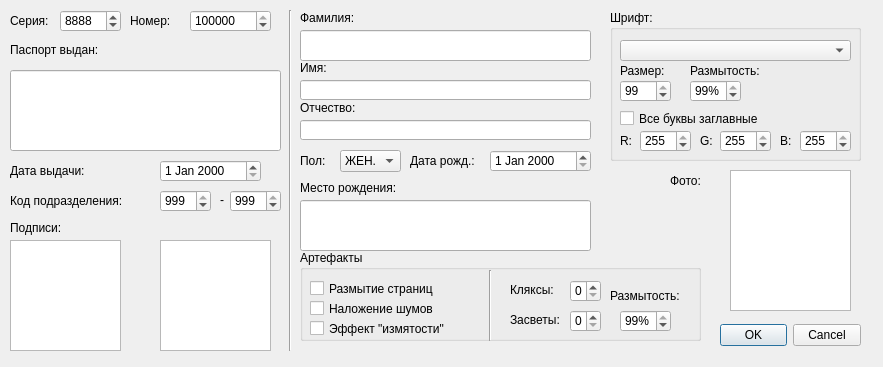
<?xml version="1.0" encoding="UTF-8"?>
<ui version="4.0">
 <class>Dialog</class>
 <widget class="QDialog" name="Dialog">
  <property name="geometry">
   <rect>
    <x>0</x>
    <y>0</y>
    <width>883</width>
    <height>367</height>
   </rect>
  </property>
  <property name="windowTitle">
   <string>Dialog</string>
  </property>
  <widget class="QDialogButtonBox" name="buttonBox">
   <property name="geometry">
    <rect>
     <x>720</x>
     <y>320</y>
     <width>141</width>
     <height>31</height>
    </rect>
   </property>
   <property name="orientation">
    <enum>Qt::Horizontal</enum>
   </property>
   <property name="standardButtons">
    <set>QDialogButtonBox::Cancel|QDialogButtonBox::Ok</set>
   </property>
  </widget>
  <widget class="QLabel" name="label">
   <property name="geometry">
    <rect>
     <x>10</x>
     <y>10</y>
     <width>51</width>
     <height>21</height>
    </rect>
   </property>
   <property name="text">
    <string>Серия:</string>
   </property>
  </widget>
  <widget class="QLabel" name="label_2">
   <property name="geometry">
    <rect>
     <x>130</x>
     <y>10</y>
     <width>51</width>
     <height>21</height>
    </rect>
   </property>
   <property name="text">
    <string>Номер:</string>
   </property>
  </widget>
  <widget class="QLabel" name="label_3">
   <property name="geometry">
    <rect>
     <x>10</x>
     <y>40</y>
     <width>121</width>
     <height>20</height>
    </rect>
   </property>
   <property name="text">
    <string>Паспорт выдан:</string>
   </property>
  </widget>
  <widget class="QLabel" name="label_4">
   <property name="geometry">
    <rect>
     <x>10</x>
     <y>160</y>
     <width>101</width>
     <height>21</height>
    </rect>
   </property>
   <property name="text">
    <string>Дата выдачи:</string>
   </property>
  </widget>
  <widget class="QLabel" name="label_5">
   <property name="geometry">
    <rect>
     <x>10</x>
     <y>190</y>
     <width>151</width>
     <height>21</height>
    </rect>
   </property>
   <property name="text">
    <string>Код подразделения:</string>
   </property>
  </widget>
  <widget class="QSpinBox" name="serieSpinBox">
   <property name="geometry">
    <rect>
     <x>60</x>
     <y>10</y>
     <width>61</width>
     <height>22</height>
    </rect>
   </property>
   <property name="maximum">
    <number>9999</number>
   </property>
   <property name="value">
    <number>8888</number>
   </property>
   <property name="displayIntegerBase">
    <number>10</number>
   </property>
  </widget>
  <widget class="QSpinBox" name="numberSpinBox">
   <property name="geometry">
    <rect>
     <x>190</x>
     <y>10</y>
     <width>81</width>
     <height>22</height>
    </rect>
   </property>
   <property name="maximum">
    <number>999999</number>
   </property>
   <property name="value">
    <number>888888</number>
   </property>
   <property name="displayIntegerBase">
    <number>10</number>
   </property>
  </widget>
  <widget class="QLineEdit" name="organizationLineEdit1">
   <property name="geometry">
    <rect>
     <x>10</x>
     <y>70</y>
     <width>271</width>
     <height>81</height>
    </rect>
   </property>
  </widget>
  <widget class="QDateEdit" name="issueDateEdit">
   <property name="geometry">
    <rect>
     <x>160</x>
     <y>160</y>
     <width>101</width>
     <height>22</height>
    </rect>
   </property>
  </widget>
  <widget class="QSpinBox" name="codeSpinBox1">
   <property name="geometry">
    <rect>
     <x>160</x>
     <y>190</y>
     <width>51</width>
     <height>22</height>
    </rect>
   </property>
   <property name="maximum">
    <number>999</number>
   </property>
   <property name="value">
    <number>999</number>
   </property>
   <property name="displayIntegerBase">
    <number>10</number>
   </property>
  </widget>
  <widget class="QSpinBox" name="codeSpinBox2">
   <property name="geometry">
    <rect>
     <x>230</x>
     <y>190</y>
     <width>51</width>
     <height>22</height>
    </rect>
   </property>
   <property name="maximum">
    <number>999</number>
   </property>
   <property name="value">
    <number>999</number>
   </property>
   <property name="displayIntegerBase">
    <number>10</number>
   </property>
  </widget>
  <widget class="QLabel" name="label_6">
   <property name="geometry">
    <rect>
     <x>220</x>
     <y>190</y>
     <width>20</width>
     <height>20</height>
    </rect>
   </property>
   <property name="text">
    <string>-</string>
   </property>
  </widget>
  <widget class="Line" name="line">
   <property name="geometry">
    <rect>
     <x>280</x>
     <y>10</y>
     <width>20</width>
     <height>341</height>
    </rect>
   </property>
   <property name="orientation">
    <enum>Qt::Vertical</enum>
   </property>
  </widget>
  <widget class="QLabel" name="label_7">
   <property name="geometry">
    <rect>
     <x>300</x>
     <y>10</y>
     <width>81</width>
     <height>16</height>
    </rect>
   </property>
   <property name="text">
    <string>Фамилия:</string>
   </property>
  </widget>
  <widget class="QLineEdit" name="surnameLineEdit1">
   <property name="geometry">
    <rect>
     <x>300</x>
     <y>30</y>
     <width>291</width>
     <height>31</height>
    </rect>
   </property>
  </widget>
  <widget class="QLabel" name="label_8">
   <property name="geometry">
    <rect>
     <x>300</x>
     <y>60</y>
     <width>41</width>
     <height>16</height>
    </rect>
   </property>
   <property name="text">
    <string>Имя:</string>
   </property>
  </widget>
  <widget class="QLabel" name="label_9">
   <property name="geometry">
    <rect>
     <x>300</x>
     <y>100</y>
     <width>101</width>
     <height>16</height>
    </rect>
   </property>
   <property name="text">
    <string>Отчество:</string>
   </property>
  </widget>
  <widget class="QComboBox" name="sexComboBox">
   <property name="geometry">
    <rect>
     <x>340</x>
     <y>150</y>
     <width>61</width>
     <height>22</height>
    </rect>
   </property>
   <item>
    <property name="text">
     <string>ЖЕН.</string>
    </property>
   </item>
   <item>
    <property name="text">
     <string>МУЖ.</string>
    </property>
   </item>
  </widget>
  <widget class="QLabel" name="label_10">
   <property name="geometry">
    <rect>
     <x>300</x>
     <y>150</y>
     <width>31</width>
     <height>21</height>
    </rect>
   </property>
   <property name="text">
    <string>Пол:</string>
   </property>
  </widget>
  <widget class="QDateEdit" name="birthDateEdit">
   <property name="geometry">
    <rect>
     <x>490</x>
     <y>150</y>
     <width>101</width>
     <height>22</height>
    </rect>
   </property>
  </widget>
  <widget class="QLabel" name="label_11">
   <property name="geometry">
    <rect>
     <x>410</x>
     <y>150</y>
     <width>91</width>
     <height>21</height>
    </rect>
   </property>
   <property name="text">
    <string>Дата рожд.:</string>
   </property>
  </widget>
  <widget class="QLineEdit" name="nameLineEdit">
   <property name="geometry">
    <rect>
     <x>300</x>
     <y>80</y>
     <width>291</width>
     <height>20</height>
    </rect>
   </property>
  </widget>
  <widget class="QLineEdit" name="patronymicLineEdit">
   <property name="geometry">
    <rect>
     <x>300</x>
     <y>120</y>
     <width>291</width>
     <height>20</height>
    </rect>
   </property>
  </widget>
  <widget class="QLineEdit" name="birthplaceLineEdit1">
   <property name="geometry">
    <rect>
     <x>300</x>
     <y>200</y>
     <width>291</width>
     <height>51</height>
    </rect>
   </property>
   <property name="text">
    <string/>
   </property>
  </widget>
  <widget class="QLabel" name="label_12">
   <property name="geometry">
    <rect>
     <x>300</x>
     <y>180</y>
     <width>151</width>
     <height>16</height>
    </rect>
   </property>
   <property name="text">
    <string>Место рождения:</string>
   </property>
  </widget>
  <widget class="QLabel" name="label_16">
   <property name="geometry">
    <rect>
     <x>10</x>
     <y>220</y>
     <width>71</width>
     <height>16</height>
    </rect>
   </property>
   <property name="text">
    <string>Подписи:</string>
   </property>
  </widget>
  <widget class="QGraphicsView" name="officersignGraphicsView">
   <property name="geometry">
    <rect>
     <x>10</x>
     <y>240</y>
     <width>111</width>
     <height>111</height>
    </rect>
   </property>
  </widget>
  <widget class="QGraphicsView" name="ownersignGraphicsView">
   <property name="geometry">
    <rect>
     <x>160</x>
     <y>240</y>
     <width>111</width>
     <height>111</height>
    </rect>
   </property>
  </widget>
  <widget class="QGraphicsView" name="photoGraphicsView">
   <property name="geometry">
    <rect>
     <x>730</x>
     <y>170</y>
     <width>121</width>
     <height>141</height>
    </rect>
   </property>
  </widget>
  <widget class="QLabel" name="label_17">
   <property name="geometry">
    <rect>
     <x>670</x>
     <y>170</y>
     <width>41</width>
     <height>21</height>
    </rect>
   </property>
   <property name="text">
    <string>Фото:</string>
   </property>
  </widget>
  <widget class="QGroupBox" name="fontGroupBox">
   <property name="geometry">
    <rect>
     <x>610</x>
     <y>10</y>
     <width>251</width>
     <height>151</height>
    </rect>
   </property>
   <property name="title">
    <string>Шрифт:</string>
   </property>
   <widget class="QLabel" name="label_14">
    <property name="geometry">
     <rect>
      <x>10</x>
      <y>50</y>
      <width>61</width>
      <height>21</height>
     </rect>
    </property>
    <property name="text">
     <string>Размер:</string>
    </property>
   </widget>
   <widget class="QSpinBox" name="fontsizeSpinBox">
    <property name="geometry">
     <rect>
      <x>10</x>
      <y>70</y>
      <width>51</width>
      <height>22</height>
     </rect>
    </property>
    <property name="maximum">
     <number>99</number>
    </property>
    <property name="value">
     <number>99</number>
    </property>
    <property name="displayIntegerBase">
     <number>10</number>
    </property>
   </widget>
   <widget class="QLabel" name="label_15">
    <property name="geometry">
     <rect>
      <x>80</x>
      <y>50</y>
      <width>91</width>
      <height>21</height>
     </rect>
    </property>
    <property name="text">
     <string>Размытость:</string>
    </property>
   </widget>
   <widget class="QSpinBox" name="fontblurSpinBox">
    <property name="geometry">
     <rect>
      <x>80</x>
      <y>70</y>
      <width>51</width>
      <height>22</height>
     </rect>
    </property>
    <property name="suffix">
     <string>%</string>
    </property>
    <property name="maximum">
     <number>99</number>
    </property>
    <property name="value">
     <number>99</number>
    </property>
    <property name="displayIntegerBase">
     <number>10</number>
    </property>
   </widget>
   <widget class="QComboBox" name="fontComboBox">
    <property name="geometry">
     <rect>
      <x>10</x>
      <y>30</y>
      <width>231</width>
      <height>21</height>
     </rect>
    </property>
   </widget>
   <widget class="QLabel" name="label_20">
    <property name="geometry">
     <rect>
      <x>10</x>
      <y>120</y>
      <width>31</width>
      <height>21</height>
     </rect>
    </property>
    <property name="text">
     <string>R:</string>
    </property>
   </widget>
   <widget class="QLabel" name="label_21">
    <property name="geometry">
     <rect>
      <x>90</x>
      <y>120</y>
      <width>31</width>
      <height>21</height>
     </rect>
    </property>
    <property name="text">
     <string>G:</string>
    </property>
   </widget>
   <widget class="QLabel" name="label_22">
    <property name="geometry">
     <rect>
      <x>170</x>
      <y>120</y>
      <width>31</width>
      <height>21</height>
     </rect>
    </property>
    <property name="text">
     <string>B:</string>
    </property>
   </widget>
   <widget class="QSpinBox" name="codeSpinBox1_R">
    <property name="geometry">
     <rect>
      <x>30</x>
      <y>120</y>
      <width>51</width>
      <height>22</height>
     </rect>
    </property>
    <property name="maximum">
     <number>255</number>
    </property>
    <property name="value">
     <number>255</number>
    </property>
    <property name="displayIntegerBase">
     <number>10</number>
    </property>
   </widget>
   <widget class="QSpinBox" name="codeSpinBox1_B">
    <property name="geometry">
     <rect>
      <x>190</x>
      <y>120</y>
      <width>51</width>
      <height>22</height>
     </rect>
    </property>
    <property name="maximum">
     <number>255</number>
    </property>
    <property name="value">
     <number>255</number>
    </property>
    <property name="displayIntegerBase">
     <number>10</number>
    </property>
   </widget>
   <widget class="QSpinBox" name="codeSpinBox1_G">
    <property name="geometry">
     <rect>
      <x>110</x>
      <y>120</y>
      <width>51</width>
      <height>22</height>
     </rect>
    </property>
    <property name="maximum">
     <number>255</number>
    </property>
    <property name="value">
     <number>255</number>
    </property>
    <property name="displayIntegerBase">
     <number>10</number>
    </property>
   </widget>
   <widget class="QCheckBox" name="upperCheckBox">
    <property name="geometry">
     <rect>
      <x>10</x>
      <y>100</y>
      <width>161</width>
      <height>17</height>
     </rect>
    </property>
    <property name="text">
     <string>Все буквы заглавные</string>
    </property>
   </widget>
  </widget>
  <widget class="QGroupBox" name="artifactsGroupBox">
   <property name="geometry">
    <rect>
     <x>300</x>
     <y>250</y>
     <width>401</width>
     <height>91</height>
    </rect>
   </property>
   <property name="title">
    <string>Артефакты</string>
   </property>
   <widget class="QCheckBox" name="blurCheckBox">
    <property name="geometry">
     <rect>
      <x>10</x>
      <y>30</y>
      <width>161</width>
      <height>17</height>
     </rect>
    </property>
    <property name="text">
     <string>Размытие страниц</string>
    </property>
   </widget>
   <widget class="QCheckBox" name="noiseCheckBox">
    <property name="geometry">
     <rect>
      <x>10</x>
      <y>50</y>
      <width>161</width>
      <height>17</height>
     </rect>
    </property>
    <property name="text">
     <string>Наложение шумов</string>
    </property>
   </widget>
   <widget class="QCheckBox" name="crumpledCheckBox">
    <property name="geometry">
     <rect>
      <x>10</x>
      <y>70</y>
      <width>171</width>
      <height>17</height>
     </rect>
    </property>
    <property name="text">
     <string>Эффект &quot;измятости&quot;</string>
    </property>
   </widget>
   <widget class="QSpinBox" name="blotsnumSpinBox">
    <property name="geometry">
     <rect>
      <x>270</x>
      <y>30</y>
      <width>31</width>
      <height>22</height>
     </rect>
    </property>
    <property name="maximum">
     <number>5</number>
    </property>
   </widget>
   <widget class="QSpinBox" name="flashnumSpinBox">
    <property name="geometry">
     <rect>
      <x>270</x>
      <y>60</y>
      <width>31</width>
      <height>22</height>
     </rect>
    </property>
    <property name="maximum">
     <number>5</number>
    </property>
   </widget>
   <widget class="QLabel" name="label_13">
    <property name="geometry">
     <rect>
      <x>210</x>
      <y>30</y>
      <width>71</width>
      <height>20</height>
     </rect>
    </property>
    <property name="text">
     <string>Кляксы:</string>
    </property>
   </widget>
   <widget class="QLabel" name="label_18">
    <property name="geometry">
     <rect>
      <x>210</x>
      <y>60</y>
      <width>71</width>
      <height>20</height>
     </rect>
    </property>
    <property name="text">
     <string>Засветы:</string>
    </property>
   </widget>
   <widget class="Line" name="line_2">
    <property name="geometry">
     <rect>
      <x>180</x>
      <y>20</y>
      <width>20</width>
      <height>71</height>
     </rect>
    </property>
    <property name="orientation">
     <enum>Qt::Vertical</enum>
    </property>
   </widget>
   <widget class="QSpinBox" name="blurFlashnumBlotsnum">
    <property name="geometry">
     <rect>
      <x>320</x>
      <y>60</y>
      <width>51</width>
      <height>22</height>
     </rect>
    </property>
    <property name="suffix">
     <string>%</string>
    </property>
    <property name="maximum">
     <number>99</number>
    </property>
    <property name="value">
     <number>99</number>
    </property>
    <property name="displayIntegerBase">
     <number>10</number>
    </property>
   </widget>
   <widget class="QLabel" name="label_19">
    <property name="geometry">
     <rect>
      <x>310</x>
      <y>30</y>
      <width>91</width>
      <height>31</height>
     </rect>
    </property>
    <property name="text">
     <string>Размытость:</string>
    </property>
   </widget>
  </widget>
  <widget class="QLabel" name="label_photo">
   <property name="geometry">
    <rect>
     <x>730</x>
     <y>170</y>
     <width>121</width>
     <height>141</height>
    </rect>
   </property>
   <property name="text">
    <string/>
   </property>
  </widget>
  <widget class="QLabel" name="label_signature_1">
   <property name="geometry">
    <rect>
     <x>10</x>
     <y>240</y>
     <width>111</width>
     <height>111</height>
    </rect>
   </property>
   <property name="text">
    <string/>
   </property>
  </widget>
  <widget class="QLabel" name="label_signature_2">
   <property name="geometry">
    <rect>
     <x>160</x>
     <y>240</y>
     <width>111</width>
     <height>111</height>
    </rect>
   </property>
   <property name="text">
    <string/>
   </property>
  </widget>
 </widget>
 <resources/>
 <connections>
  <connection>
   <sender>buttonBox</sender>
   <signal>accepted()</signal>
   <receiver>Dialog</receiver>
   <slot>accept()</slot>
   <hints>
    <hint type="sourcelabel">
     <x>248</x>
     <y>254</y>
    </hint>
    <hint type="destinationlabel">
     <x>157</x>
     <y>274</y>
    </hint>
   </hints>
  </connection>
  <connection>
   <sender>buttonBox</sender>
   <signal>rejected()</signal>
   <receiver>Dialog</receiver>
   <slot>reject()</slot>
   <hints>
    <hint type="sourcelabel">
     <x>316</x>
     <y>260</y>
    </hint>
    <hint type="destinationlabel">
     <x>286</x>
     <y>274</y>
    </hint>
   </hints>
  </connection>
 </connections>
</ui>
